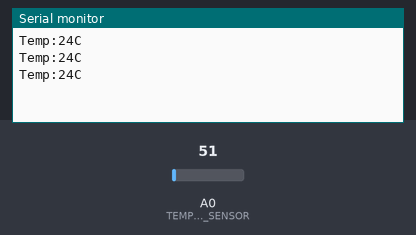
The sketch below on a simulated Arduino Uno, built with avr-gcc and run on an emulated ATmega328P. Shown: the last lines printed to the serial monitor. The inputs (shaded band) are chosen by the test bench; at power-on: A0 (TEMPERATURE_SENSOR) = 51.

Above: at 1.3 s.
1.4 s: A0 (TEMPERATURE_SENSOR) set to 61
At 1.9 s:
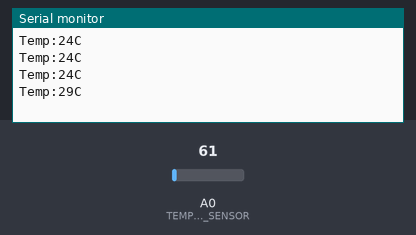
2.9 s: A0 (TEMPERATURE_SENSOR) set to 71
At 3.4 s:
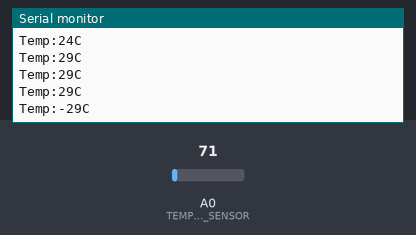
Timing chart, 0 to 5.9 s (numbered marks = the images above; inputs shaded):
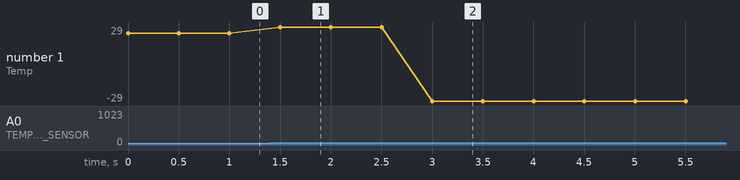

The sketch:

LinearTemperatureSensor.ino
```cpp
/*
    This code is for collecting temperature information data
    by using temperature sensor LM35.
*/
#define TEMPERATURE_SENSOR 0

void setup()
{
    Serial.begin(9600);//Set Baud Rate to 9600 bps
}

void loop()
{
    int val;
    int dat;
    val=analogRead(TEMPERATURE_SENSOR); // Read temperature data
    dat=(500 * val) /1024;
    Serial.print("Temp:"); //Display the temperature
    Serial.print(dat);
    Serial.println("C");
    delay(500);
}
```

Measured:
- after the input at 1.4 s, the serial monitor: prints a new line after 0.10 s (image 1)
- after the input at 2.9 s, the serial monitor: prints a new line after 0.10 s (image 2)
- plotted number 1: 24 → 29 after the input at 1.4 s, 29 → -29 after the input at 2.9 s
